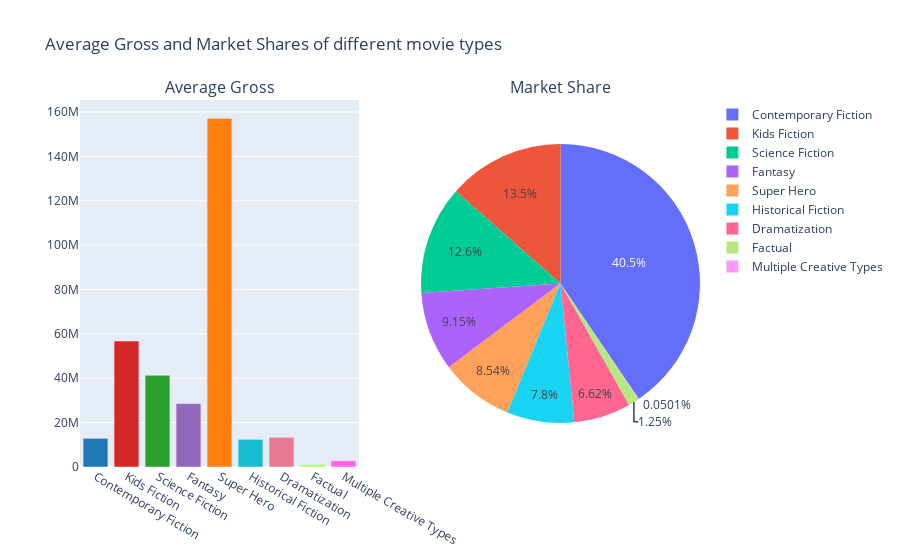

The cell this chart's notebook holds for it:
### Code cell
c = dict(zip(PopularTypes["CREATIVE TYPES"].unique(), px.colors.qualitative.G10))
fig =  make_subplots(1, 2,  specs=[[{"type": "xy"},{"type": "domain"}]],subplot_titles=['Average Gross', 'Market Share'])
fig.add_trace(
go.Bar(x = PopularTypes['CREATIVE TYPES'], y = PopularTypes['AVERAGE GROSS'], showlegend = False, marker=dict(color=['#1f77b4','#d62728','#2ca02c','#9467bd','#ff7f0e','#17becf','#e97a96','#b1ff65','#ff63e9','#FFCD9B'])),1,1
)
fig.add_trace(
go.Pie(labels=PopularTypes['CREATIVE TYPES'], values=PopularTypes['MARKET SHARE']),1,2
)
fig.update_layout(title_text="Average Gross and Market Shares of different movie types")
fig.show()

### Figure 1 — Plotly figure (JSON) as saved in the notebook; plotly's stock layout.template omitted (floating-point values rounded to 4 significant figures)
{"data": [{"marker": {"color": ["#1f77b4", "#d62728", "#2ca02c", "#9467bd", "#ff7f0e", "#17becf", "#e97a96", "#b1ff65", "#ff63e9", "#FFCD9B"]}, "showlegend": false, "type": "bar", "x": ["Contemporary Fiction", "Kids Fiction", "Science Fiction", "Fantasy", "Super Hero", "Historical Fiction", "Dramatization", "Factual", "Multiple Creative Types"], "xaxis": "x", "y": [12927133, 56800602, 41329642, 28621953, 157156263, 12455454, 13374631, 1199970, 2799393], "yaxis": "y"}, {"domain": {"x": [0.55, 1], "y": [0, 1]}, "labels": ["Contemporary Fiction", "Kids Fiction", "Science Fiction", "Fantasy", "Super Hero", "Historical Fiction", "Dramatization", "Factual", "Multiple Creative Types"], "type": "pie", "values": [40.46, 13.47, 12.59, 9.14, 8.53, 7.79, 6.61, 1.25, 0.05]}], "layout": {"annotations": [{"font": {"size": 16}, "showarrow": false, "text": "Average Gross", "x": 0.225, "xanchor": "center", "xref": "paper", "y": 1, "yanchor": "bottom", "yref": "paper"}, {"font": {"size": 16}, "showarrow": false, "text": "Market Share", "x": 0.775, "xanchor": "center", "xref": "paper", "y": 1, "yanchor": "bottom", "yref": "paper"}], "title": {"text": "Average Gross and Market Shares of different movie types"}, "xaxis": {"anchor": "y", "domain": [0, 0.45]}, "yaxis": {"anchor": "x", "domain": [0, 1]}}}
